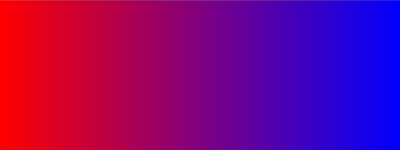
Frame 1 (no input)
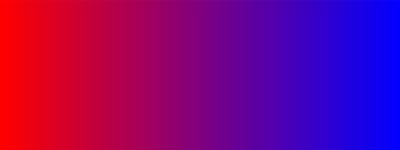
Frame 2 (the mouse pressed at the canvas centre, redrawn once)

The Processing sketch that drew these frames (run headless with seeded random() and noise(); the mouse was pressed at the canvas centre and the sketch redrawn once):

// Processing sketch: code3
// ── code3.pde
// Draws a simple colour range by interpolating colours.
// Jo Wood, 26th January, 2016
 
color colour1;  // The two colours between which to
color colour2;  // construct the colour range.
 
void setup()
{
  size(400,150);
  colour1 = color(255,0,0);
  colour2 = color(0,0,255);
}
 
void draw()
{ //for each pixel give a colour - draw vertical lines
  for (float x=0; x<width; x++)
  {
    color newColour = lerpColor(colour1,colour2,x/width);
    stroke(newColour);
    line(x,0,x,height);
  }
   
  noLoop();    // Draw once only.
}
